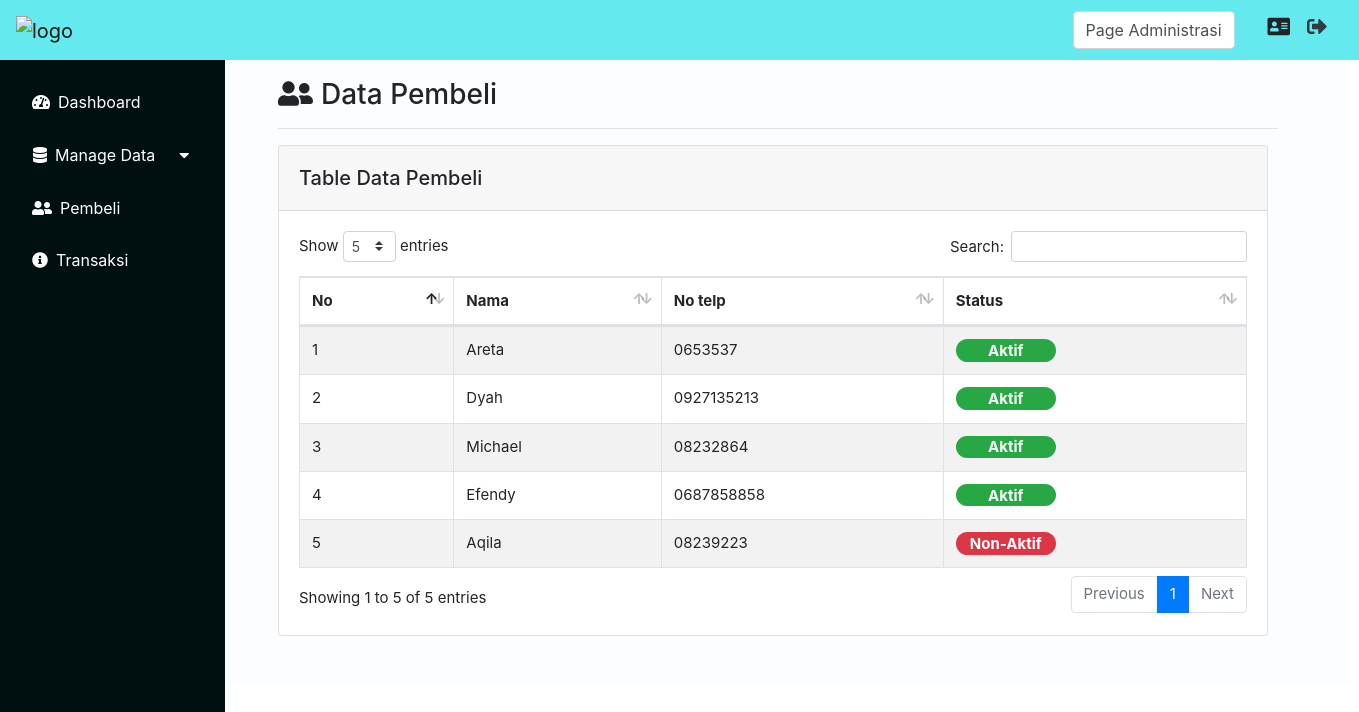
Screenshot of /index.php?page=Pembeli&aksi=view (signed in) with the database file from the repository.
### tables this page shows
CREATE TABLE `pembeli` (
  `id_pembeli` int(11) NOT NULL,
  `nama_pembeli` varchar(25) NOT NULL,
  `notelp_pembeli` varchar(18) NOT NULL,
  `status_pembeli` int(11) NOT NULL
);

### Controller/PembeliController.php (called while the page is built, shortened)
<?php
class PembeliController
{
    private $model;
    public function __construct()
    {
        $this->model = new PembeliModel();
    }
    public function index()
    {
        $data = $this->model->getPembeli();
        extract($data);
        require_once("View/Pembeli/index.php");
    }
}

### koneksi.php (called while the page is built, shortened)
<?php
function koneksi()
{
    $db_host = "localhost";
    $db_user = "root";
    $db_password = "";
    $db_database = "db_TokoParfum";
    try {
        return new mysqli($db_host, $db_user, $db_password, $db_database);
    } catch (Exception $e) {
        echo "Terjadi Kesalahan koneksi database";
    }
}

### Model/PembeliModel.php (called while the page is built, shortened)
<?php
class PembeliModel
{
    public function getPembeli()
    {
        $sql = "SELECT * FROM pembeli";
        $query = koneksi()->query($sql);
        $hasil = [];
        while ($data = $query->fetch_assoc()) {
            $hasil[] = $data;
        }
        return $hasil;
    }
}

### View/Pembeli/index.php (the view, shortened to what this page needs)
<div class="col-md-10 p-5 pt-2">
    <h3><i class="fas fa-user-friends mr-2 mt-3"></i>Data Pembeli</h3>
    <hr class="garis">
    <div class="card">
        <div class="card-header">
            <div class="float-left mt-2">
                <h5>Table Data Pembeli</h5>
            </div>
        </div>
        <div class="card-body">
            <table id="example" class="table table-striped table-bordered" style="width:100%">
                <thead>
                    <tr>
                        <th scope="col">No</th>
                        <th scope="col">Nama</th>
                        <th scope="col">No telp</th>
                        <th scope="col">Status</th>
                    </tr>
                </thead>
                <tbody>
                    <?php $no = 1;
                    foreach ($data as $row) : ?>
                        <tr>
                            <td scope="row"><?= $no ?></td>
                            <td><?= ucfirst($row['nama_pembeli']) ?></td>
                            <td><?= $row['notelp_pembeli'] ?></td>
                            <td>
                                <?php if ($row['status_pembeli'] == 1) : ?>
                                    <span class="badge badge-pill badge-success" style="width: 100px; font-size:15px;">Aktif</span>
                                <?php elseif ($row['status_pembeli'] == 0) : ?>
                                    <span class="badge badge-pill badge-danger" style="width: 100px; font-size:15px;">Non-Aktif</span>
                                <?php endif; ?>
                            </td>
                        </tr>
                    <?php $no++;
                    endforeach; ?>
                </tbody>
            </table>
        </div>
    </div>
</div>

### assets/css/solid.css (style rules this page uses)
.fa, .fas { font-family: 'Font Awesome 5 Free'; font-weight: 900; }

### assets/css/allprogramview.css (style rules this page uses)
.card { width: 990px; }
.garis { width: 1000px; background-color: rgba(240, 248, 255, 0); }

### rows the page displays
pembeli: nama_pembeli "Areta", notelp_pembeli "0653537", status_pembeli "Aktif"
pembeli: nama_pembeli "Dyah", notelp_pembeli "0927135213", status_pembeli "Aktif"
pembeli: nama_pembeli "Michael", notelp_pembeli "08232864", status_pembeli "Aktif"
pembeli: nama_pembeli "Efendy", notelp_pembeli "0687858858", status_pembeli "Aktif"
pembeli: nama_pembeli "Aqila", notelp_pembeli "08239223", status_pembeli "Non-Aktif"

### other values shown
$_SESSION['jabatan'] "Administrasi"
